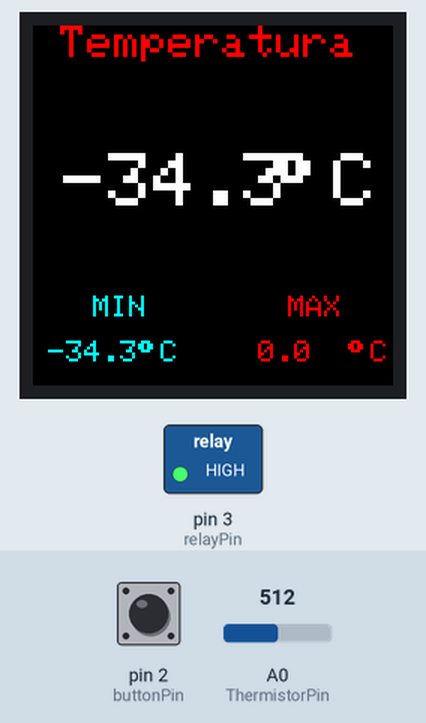
Recording of a sketch running on a simulated Arduino Uno, built with avr-gcc and run on an emulated ATmega328P. Parts: 240×240 colour display, switched loads named in the sketch (green lamp = pin HIGH). The inputs (shaded band) are chosen by the test bench; at power-on: A0 (ThermistorPin) = 512, pin 2 (buttonPin) HIGH. What the sketch prints to the serial monitor is not drawn.

Above: at 1.6 s.
1.7 s: A0 (ThermistorPin) set to 716
At 3.2 s:
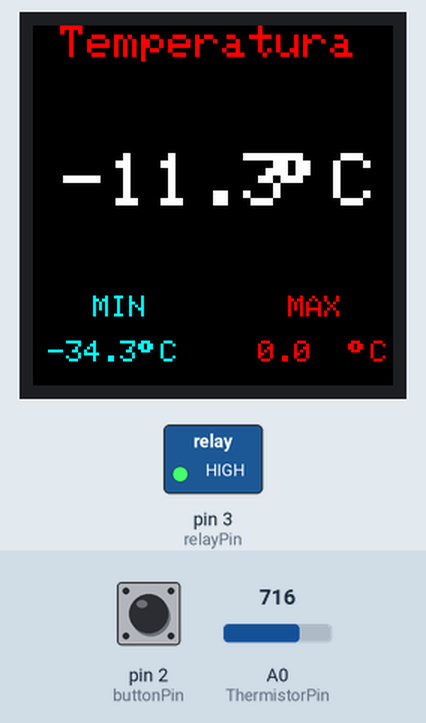
3.5 s: A0 (ThermistorPin) set to 900
At 5.2 s:
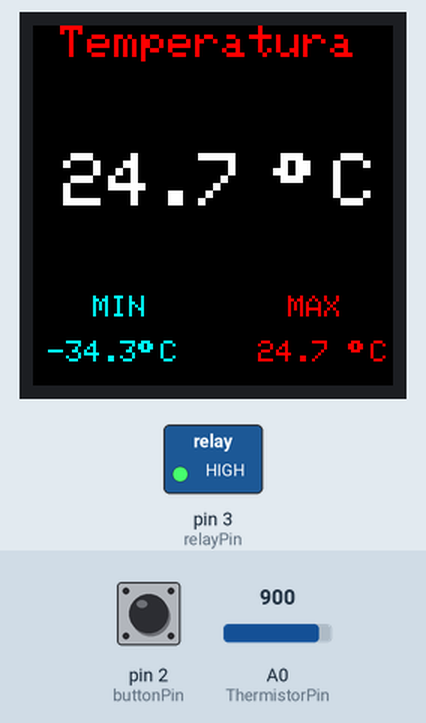
5.5 s: pin 2 (buttonPin) pulled LOW for 0.65 s
At 6.8 s:
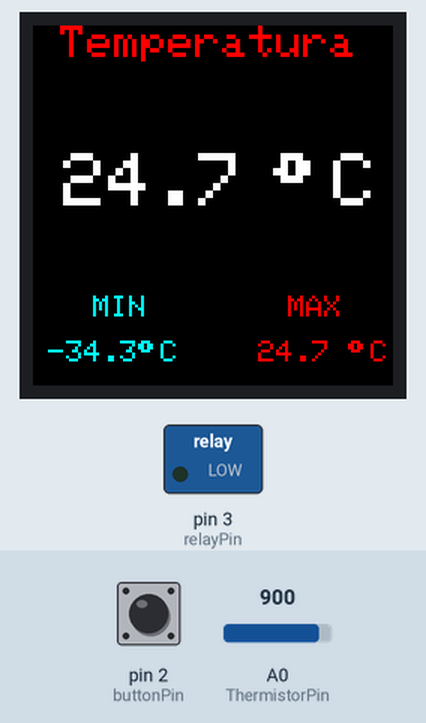
8.5 s: pin 2 (buttonPin) pulled LOW for 3.2 s
At 12.8 s:
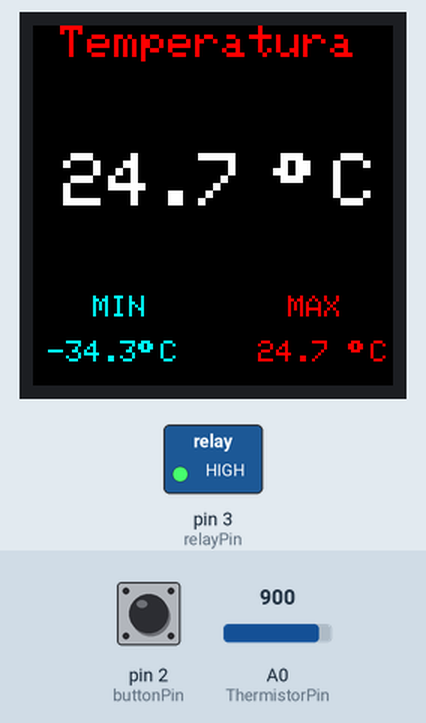
13.5 s: A0 (ThermistorPin) set to 1023
At 14.5 s:
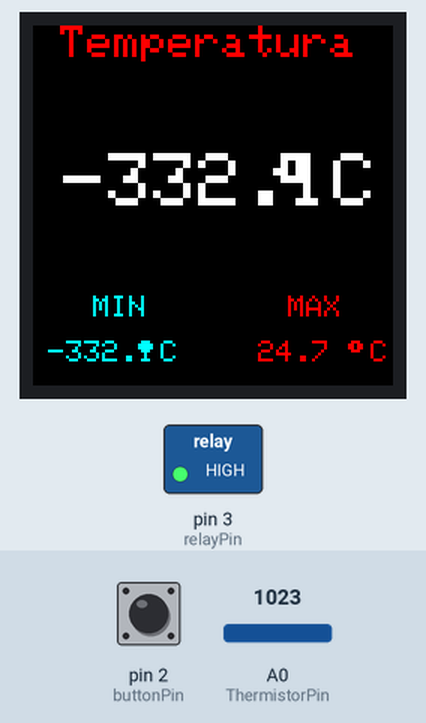
Timing chart, 0 to 16.5 s (numbered marks = the images above; inputs shaded):
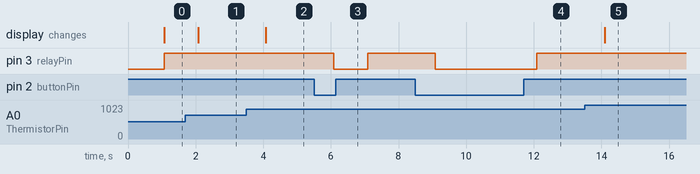

Measured:
- after the input at 1.7 s, the display: changes after 0.37 s (image 1)
- after the input at 3.5 s, the display: changes after 0.58 s (image 2)
- after the input at 5.5 s, pin 3 (relayPin): HIGH → LOW after 0.58 s, → HIGH 1.0 s later
- after the input at 8.5 s, pin 3 (relayPin): HIGH → LOW after 0.58 s, → HIGH 3.0 s later
- after the input at 13.5 s, the display: changes after 0.59 s (image 5)

The sketch:

arduino_alon_alpha.ino
```cpp
#include <SPI.h>
#include <Adafruit_GFX.h>
#include <Arduino_ST7789_Fast.h>
#include <DallasTemperature.h>

#define TFT_DC    7
#define TFT_RST   8
#define SCR_WD   240
#define SCR_HT   240
#define ThermistorPin 0
#define TEMP_X 20
#define TEMP_Y 85

OneWire oneWire(ThermistorPin);
DallasTemperature sensors(&oneWire);

Arduino_ST7789 tft = Arduino_ST7789(TFT_DC, TFT_RST);
// Variavéis de Temperatura
int Vo;
float R1 = 10000;
float logR2, R2, T;
float c1 = 1.009249522e-03, c2 = 2.378405444e-04, c3 = 2.019202697e-07;
float previousTemp = -100.0;
float tempC = 0;
float minTemp = 200;
float maxTemp = 0;

// Variáveis de acionamento
int buttonPin = 2;
int relayPin = 3;


void setup() {
  pinMode(buttonPin, INPUT_PULLUP);
  pinMode(relayPin, OUTPUT);

  Serial.begin(9600);
  Serial.println("Starting up ...");
  tft.init(SCR_WD, SCR_HT);
  tft.fillScreen(BLACK);
  tft.setCursor(0, 0);
  tft.setTextColor(RED);
  tft.setTextSize(3);
  tft.println(" Temperatura");
  tft.setCursor(160, TEMP_Y);
  tft.setTextSize(5);
  tft.setTextColor(WHITE);
  tft.println((char)247 );
  tft.setCursor(200, TEMP_Y);
  tft.println("C");

  tft.setCursor(40, 180);
  tft.setTextSize(2);
  tft.setTextColor(CYAN);
  tft.println("MIN");
  printMinTempDegreesSymbol();
  printMaxTempDegreesSymbol();

  tft.setCursor(170, 180);
  tft.setTextSize(2);
  tft.setTextColor(RED);
  tft.println("MAX");


}

void loop() {
  delay(1000);
  Vo = analogRead(ThermistorPin);
  R2 = R1 * (1023.0 / (float)Vo - 1.0);
  logR2 = log(R2);
  T = (1.0 / (c1 + c2*logR2 + c3*logR2*logR2*logR2));
  T = T - 332.15;
  previousTemp = tempC;
  tempC = T;
  if(tempC<minTemp)
    {
      deleteMinTemp();
      minTemp = tempC;
    }
    if(tempC>maxTemp)
    {
      deleteMaxTemp();
      maxTemp = tempC;
    }
    if(previousTemp!=tempC)
    {
       deletePreviousTemp();
       printTemp();
       printMinTemp();
       printMaxTemp();
    }
  if (digitalRead(buttonPin)==HIGH) {
    digitalWrite(relayPin, HIGH);
  } else {
    digitalWrite(relayPin, LOW);
  }

  ligarRelay();

}


void deletePreviousTemp()
{
  tft.setCursor(TEMP_X, TEMP_Y);
  tft.setTextSize(5);
  tft.setTextColor(BLACK);
  tft.println(previousTemp,1);
}

void printTemp()
{
  tft.setCursor(TEMP_X, TEMP_Y);
  tft.setTextSize(5);
  tft.setTextColor(WHITE);
  tft.println(tempC,1);
}

void printMinTemp()
{
  tft.setCursor(10, 210);
  tft.setTextSize(2);
  tft.setTextColor(CYAN);
  tft.println(minTemp,1);
}

void printMaxTemp()
{
  tft.setCursor(150, 210);
  tft.setTextSize(2);
  tft.setTextColor(RED);
  tft.println(maxTemp,1);
}

void deleteMaxTemp()
{
  tft.setCursor(150, 210);
  tft.setTextSize(2);
  tft.setTextColor(BLACK);
  tft.println(maxTemp,1);
}

void deleteMinTemp()
{
  tft.setCursor(10, 210);
  tft.setTextSize(2);
  tft.setTextColor(BLACK);
  tft.println(minTemp,1);
}

void printMinTempDegreesSymbol()
{
  tft.setCursor(70, 210);
  tft.setTextSize(2);
  tft.setTextColor(CYAN);
  tft.println((char)247 );
  tft.setCursor(85, 210);
  tft.println("C");
}

void printMaxTempDegreesSymbol()
{
  tft.setCursor(210, 210);
  tft.setTextSize(2);
  tft.setTextColor(RED);
  tft.println((char)247 );
  tft.setCursor(225, 210);
  tft.println("C");
}

void ligarRelay()
{
  int state_button = digitalRead(buttonPin);
  int estado_rele = digitalRead(relayPin);
  if (state_button == LOW) {
    digitalWrite(relayPin, LOW);
  } else {
    digitalWrite(relayPin, HIGH);
  }
  Serial.print("Button = ");
  Serial.print(state_button);
  Serial.println();
  Serial.print("Rele = ");
  Serial.print(estado_rele);
  Serial.println();
}
```
